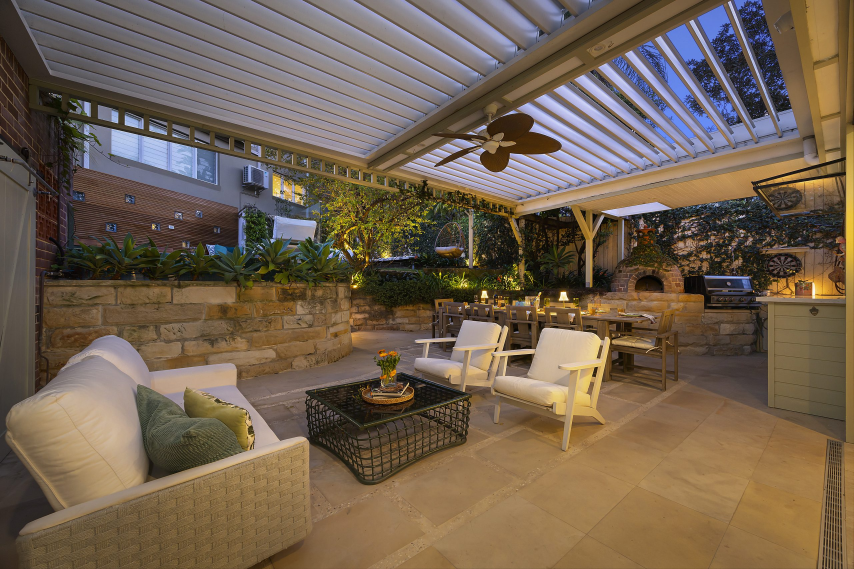
#> input picture private/photos/full/alfresco-lounge.jpg, 2560 x 1707 px (shown at 1/3 size)
$ python prepare_photos.py ../private/photos/full/aerial.jpg ../private/photos/full/alfresco-lounge.jpg
#> lines starting #> are read from the running program, lines starting #| are printed output that depends on the picture
"""Resize original photos into the three web sizes the site serves, stripping
EXIF metadata (including GPS). Requires Pillow:  pip install Pillow

Usage:  python tools/prepare_photos.py <photo-id> <path-to-original.jpg>
Example: python tools/prepare_photos.py pool ~/Downloads/0M5A7099.jpg
Then add or update the matching entry in netlify/lib/content.mjs.
"""
import sys
from pathlib import Path
from PIL import Image, ImageOps

SIZES = {"sm": (800, 78), "md": (1600, 80), "full": (2560, 82)}
root = Path(__file__).resolve().parent.parent / "private" / "photos"

photo_id, src = sys.argv[1], sys.argv[2]
im = ImageOps.exif_transpose(Image.open(src)).convert("RGB")
#> im is the input picture: PIL image 2560x1707 RGB; mean R, G, B 114.2, 97.6, 80
for size, (width, quality) in SIZES.items():
    out = root / size / f"{photo_id}.jpg"
    out.parent.mkdir(parents=True, exist_ok=True)
    copy = im.copy()
    copy.thumbnail((width, width * 2), Image.LANCZOS)
    copy.save(out, "JPEG", quality=quality, optimize=True, progressive=True)
    print(f"wrote {out} ({out.stat().st_size // 1024} KB)")
#> this loop made 3 passes
#> pass 1, `copy.save(out, "JPEG", quality=quality, optimize=True, progressive=True)`:
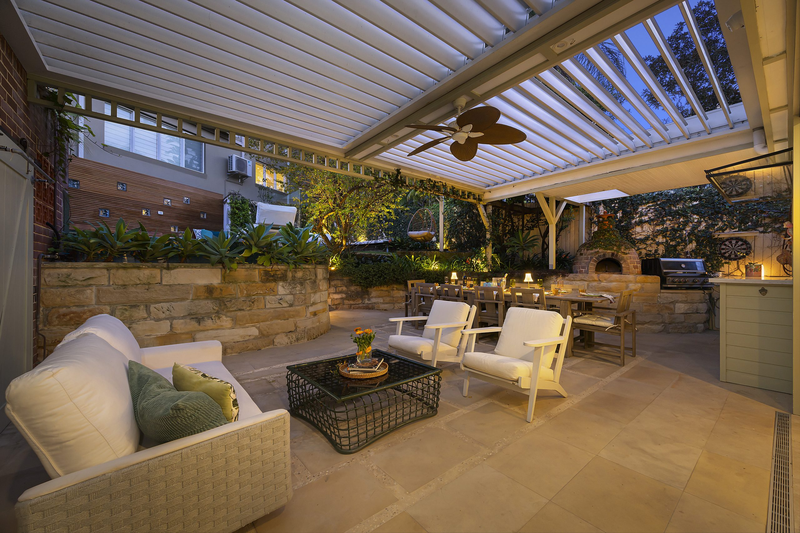
#> saved as aerial.jpg.jpg: PIL image 800x533 RGB; mean R, G, B 114.2, 97.6, 80

$ run again, on private/photos/full/alfresco-terrace.jpg
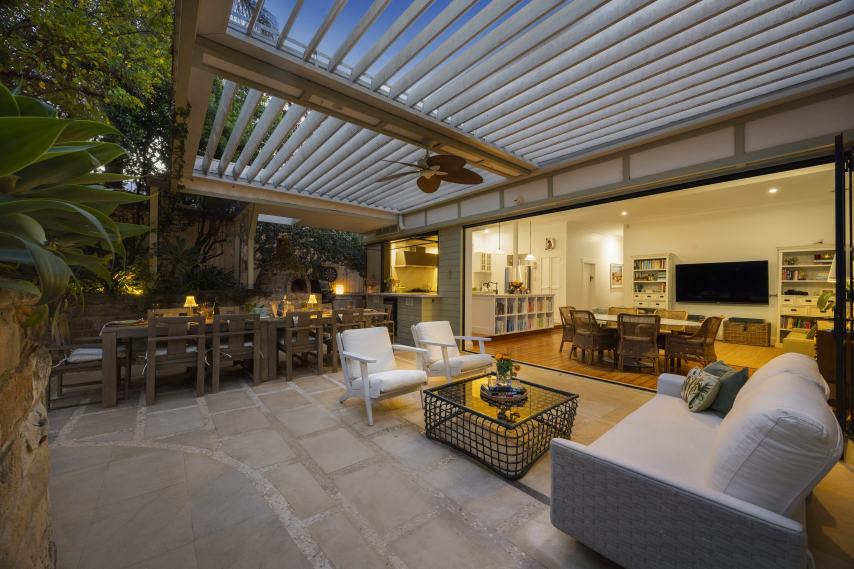
#> input picture private/photos/full/alfresco-terrace.jpg, 2560 x 1707 px (shown at 1/3 size)
#> im is the input picture: PIL image 2560x1707 RGB; mean R, G, B 104.7, 95.5, 80
#> the loop `for size, (width, quality) in SIZES.items():` made 3 passes
#> pass 1, `copy.save(out, "JPEG", quality=quality, optimize=True, progressive=True)`:
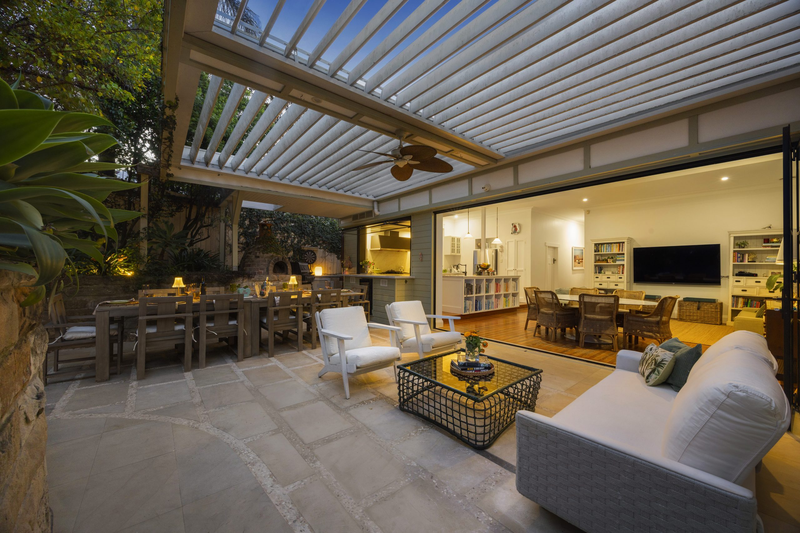
#> saved as alfresco-terrace.jpg.jpg: PIL image 800x533 RGB; mean R, G, B 104.7, 95.5, 80
